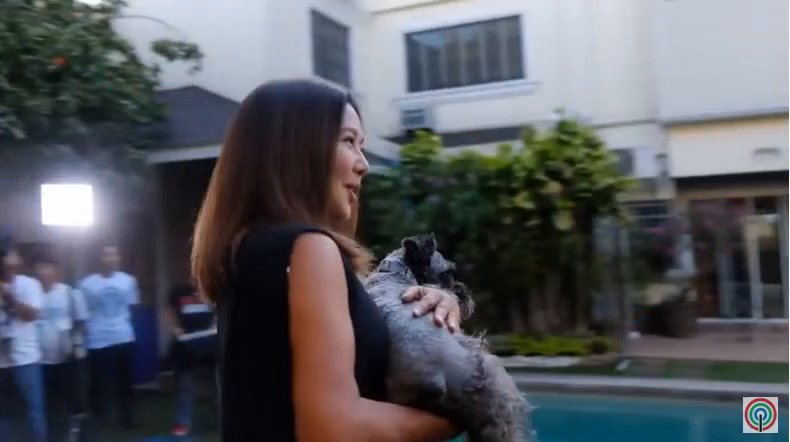
#> input picture frame 8 of TD2/Dossiers/Plan_type/Rotation_1.mp4, 790 x 442 px, given in place of Extrait1-Cosmos_Laundromat1(340p).m4v, which was not available
$ python Sparse-Optical-Flow.py
#> lines starting #> are read from the running program, lines starting #| are printed output that depends on the picture; pictures that were not available may be replaced by others from this repository, and a replacement may not be noted
import numpy as np
import cv2

cap = cv2.VideoCapture("TP2_Videos/Extrait1-Cosmos_Laundromat1(340p).m4v")

# ParamÃ¨tres du dÃ©tecteur de points d'intÃ©rÃªt
feature_params = dict( maxCorners = 10000,
                       qualityLevel = 0.01,
                       minDistance = 5,
                       blockSize = 7 )

# ParamÃ¨tres de l'algo de Lucas et Kanade
lk_params = dict( winSize  = (15,15),
                  maxLevel = 5,
                  criteria = (cv2.TERM_CRITERIA_EPS | cv2.TERM_CRITERIA_COUNT, 10, 0.03))

# Extraction image initiale et dÃ©tection des points d'intÃ©rÃªt
ret, old_frame = cap.read()
#> old_frame is the input picture: shape (442, 790, 3); mean B, G, R 95.5, 89.4, 86.9
old_gray = cv2.cvtColor(old_frame, cv2.COLOR_BGR2GRAY)
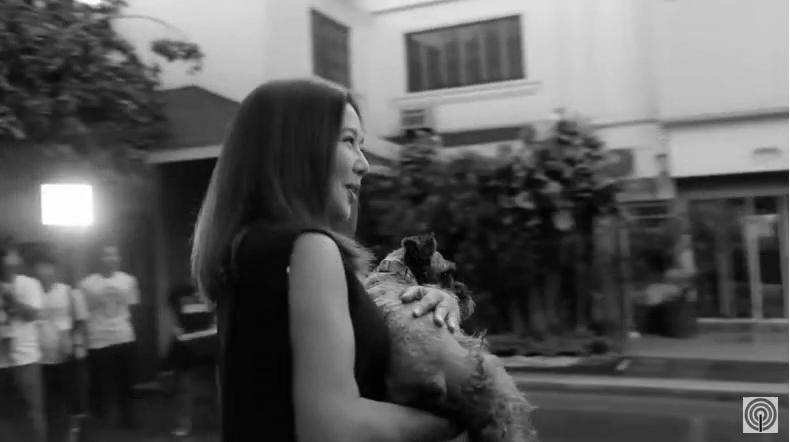
#> old_gray: shape (442, 790); min 1, max 255, mean 89.4
p0 = cv2.goodFeaturesToTrack(old_gray, mask = None, **feature_params)
#> p0 = 573 rows, first 8: [760, 430], [760, 413], [745, 430], [775, 399], [775, 430], [745, 399], [785, 171], [214, 331]
index = 1

while(ret):
    ret,frame = cap.read()
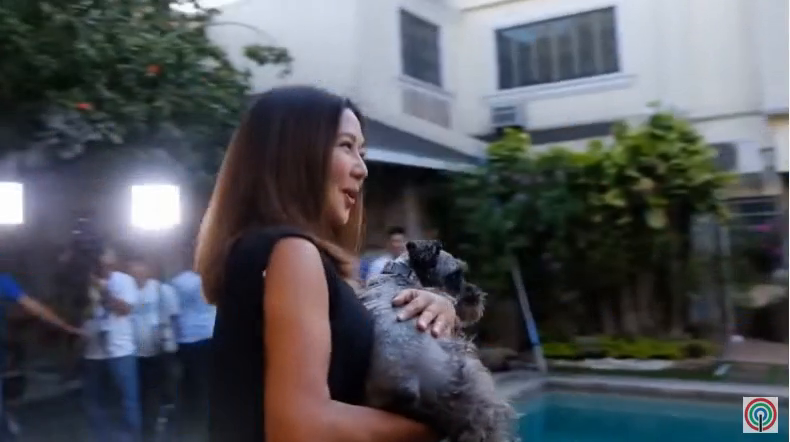
#> input picture frame 9 of TD2/Dossiers/Plan_type/Rotation_1.mp4, 790 x 442 px, given in place of Extrait1-Cosmos_Laundromat1(340p).m4v, which was not available
#> frame is the input picture: shape (442, 790, 3); mean B, G, R 90.4, 84.7, 81.8
    frame_gray = cv2.cvtColor(frame, cv2.COLOR_BGR2GRAY)
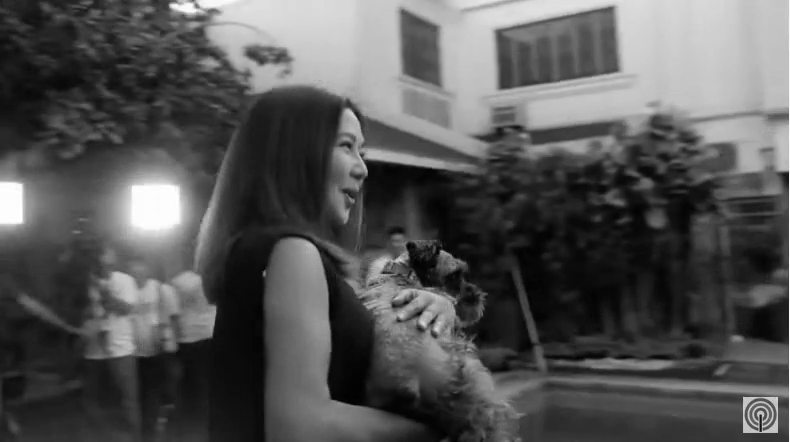
#> frame_gray: shape (442, 790); min 0, max 255, mean 84.5
    index += 1

    # Calcul du flot optique
    p1, st, err = cv2.calcOpticalFlowPyrLK(old_gray, frame_gray, p0, None, **lk_params)
#> p1 = 573 rows, first 8: [760, 429.9], [760, 413], [745, 430], [775.1, 399.1], [775, 429.9], [745, 399], [848.3, 167.1], [189.5, 358.7]; st = 573 values, max 1 at index 0, min 0 at index 6, mean 0.93; err = 573 values, max 80.97 at index 337, min 3.09e-41 at index 65, mean 12.28

    # SÃ©lection des points valides
    good_new = p1[st==1]
#> good_new = 533 pairs, first value 44.47 to 795, second value -2.61 to 447.5
    good_old = p0[st==1]
#> good_old = 533 pairs, first value 1 to 785, second value 1 to 432
    # Image masque pour tracer les vecteurs de flot
    mask = np.zeros_like(old_frame)

    # Affichage des vecteurs de flot
    for i,(new,old) in enumerate(zip(good_new,good_old)):
        a,b = new.ravel()
        c,d = old.ravel()
        mask = cv2.line(mask, (a,b),(c,d),(255,255,0),2)
        frame = cv2.circle(frame,(c,d),3,(255,255,0),-1)
#> this loop made 533 passes
#> (a, b, c, d) on passes 1 to 3: (760, 429.9, 760, 430), (760, 413, 760, 413), (745, 430, 745, 430)
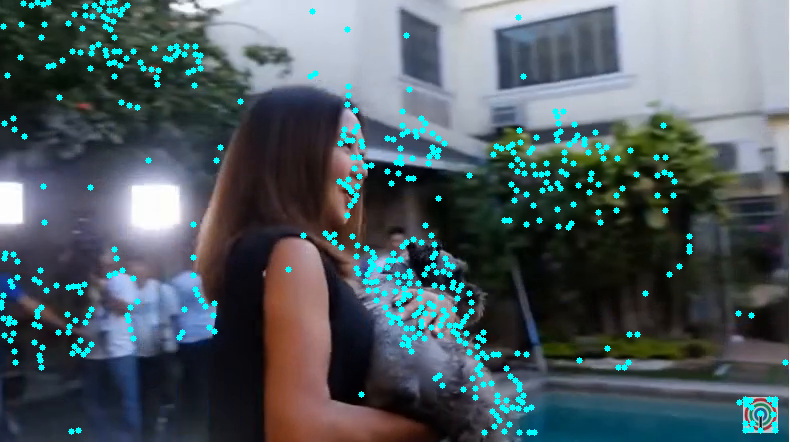
#> frame: shape (442, 790, 3); mean B, G, R 97.8, 92.3, 78.4
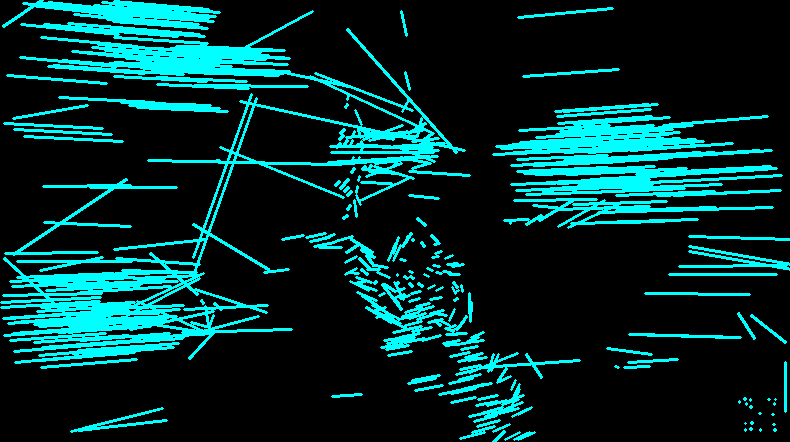
#> mask: shape (442, 790, 3); mean of channels 0, 1, 2 45.8, 45.8, 0; drawn as B, G, R
    img = cv2.add(frame,mask)
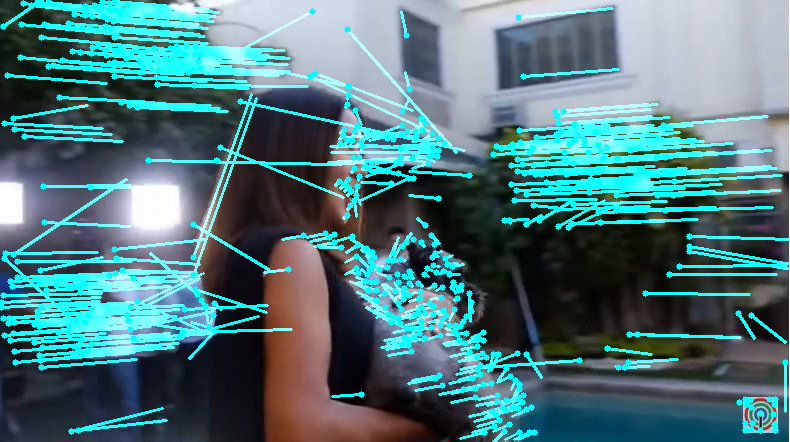
#> img: shape (442, 790, 3); mean B, G, R 124, 119, 78.4

    cv2.imshow('Flot Optique Lucas-Kanade Pyramidal',img)
    k = cv2.waitKey(30) & 0xff
#> (key Esc is pressed here)
    if k == 27:
        break
    elif k == ord('s'):
        cv2.imwrite('OF_PyrLk%04d.png'%index,img)

    # Mis Ã  jour image et dÃ©tection des nouveaux points
    p0 = cv2.goodFeaturesToTrack(frame_gray, mask = None, **feature_params)
    old_gray = frame_gray.copy()

cv2.destroyAllWindows()
cap.release()

$ run again, starting later in the video
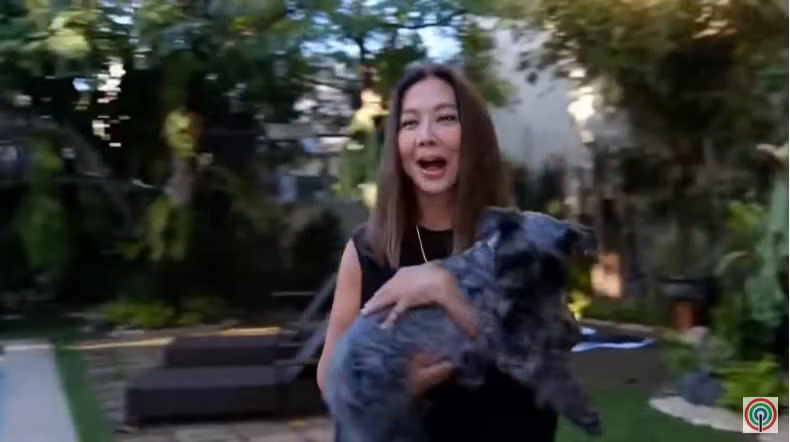
#> input picture frame 38 of TD2/Dossiers/Plan_type/Rotation_1.mp4, 790 x 442 px, given in place of Extrait1-Cosmos_Laundromat1(340p).m4v, which was not available
#> old_frame is the input picture: shape (442, 790, 3); mean B, G, R 55.3, 58.5, 57.1
#> p0 = 807 rows, first 8: [760, 430], [123, 72], [775, 399], [118, 87], [760, 413], [118, 79], [745, 399], [107, 71]
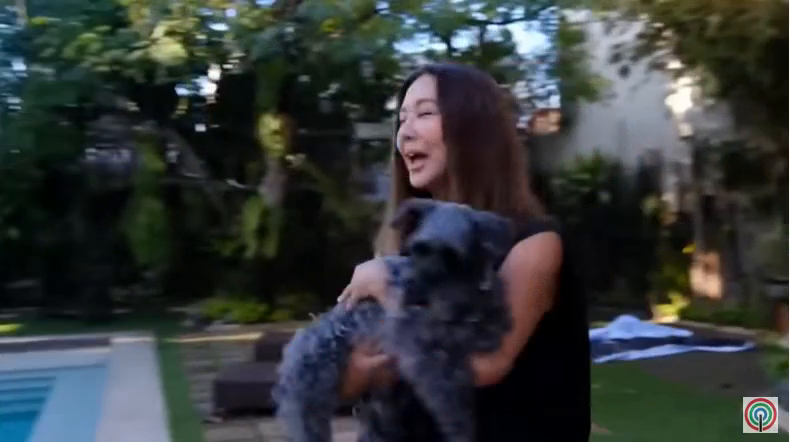
#> input picture frame 39 of TD2/Dossiers/Plan_type/Rotation_1.mp4, 790 x 442 px, given in place of Extrait1-Cosmos_Laundromat1(340p).m4v, which was not available
#> frame is the input picture: shape (442, 790, 3); mean B, G, R 57.2, 57, 52.5
#> p1 = 807 rows, first 8: [816.4, 429], [110.5, 100.3], [855.6, 410.7], [107.3, 66.15], [816.4, 412.4], [108, 74.1], [848.2, 406.9], [146, 119.3]; st = 807 values, max 1 at index 1, min 0 at index 0, mean 0.871
#> good_new = 703 pairs, first value 19.3 to 796.9, second value -6.17 to 434.5
#> good_old = 703 pairs, first value 1 to 739, second value 1 to 423
#> the loop `for i,(new,old) in enumerate(zip(good_new,good_old)):` made 703 passes
#> (a, b, c, d) on passes 1 to 3: (110.5, 100.3, 123, 72), (107.3, 66.15, 118, 87), (108, 74.1, 118, 79)
#> `img = cv2.add(frame,mask)`:
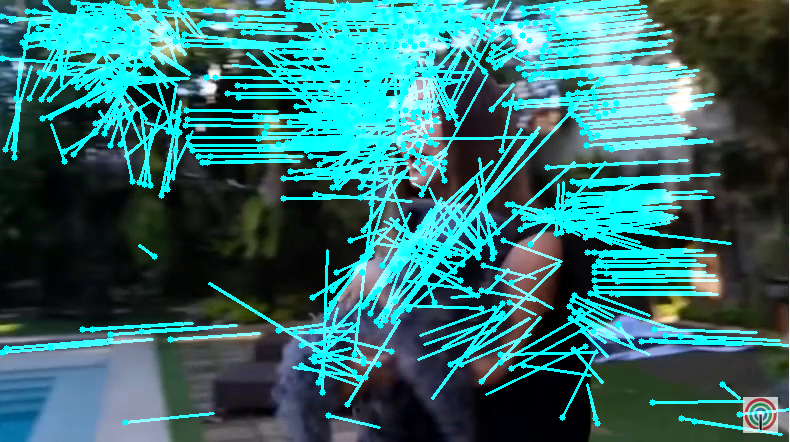
#> img: shape (442, 790, 3); mean B, G, R 113, 112.8, 49.3

$ run again, starting later in the video
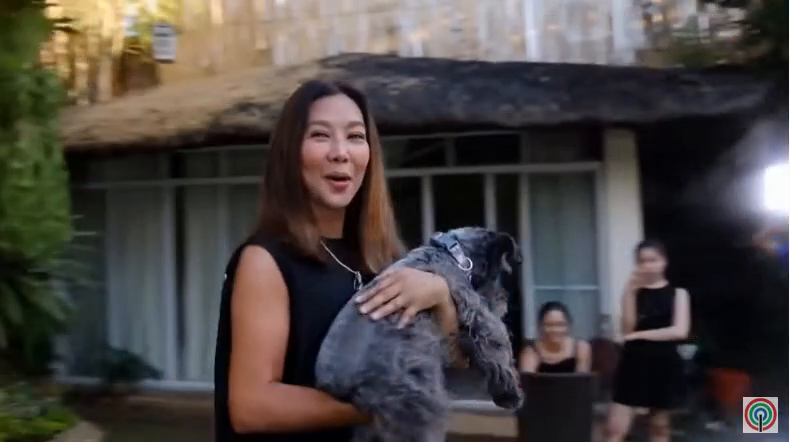
#> input picture frame 68 of TD2/Dossiers/Plan_type/Rotation_1.mp4, 790 x 442 px, given in place of Extrait1-Cosmos_Laundromat1(340p).m4v, which was not available
#> old_frame is the input picture: shape (442, 790, 3); mean B, G, R 65.7, 67.9, 73.7
#> p0 = 561 rows, first 8: [760, 430], [745, 399], [775, 399], [760, 412], [745, 430], [775, 430], [450, 248], [760, 417]
#> p1 = 561 rows, first 8: [760, 430], [745.1, 399.1], [820.8, 402.3], [760, 412], [745.2, 429.9], [774.8, 429.9], [452, 249], [760, 417]; st = 561 values, max 1 at index 0, min 0 at index 2, mean 0.763; err = 561 values, max 83.35 at index 364, min -3.77e+22 at index 2, mean -6.71e+19
#> good_new = 428 pairs, first value 18.22 to 794.9, second value -0.852 to 437.5
#> good_old = 428 pairs, first value 5 to 775, second value 1 to 439
#> the loop `for i,(new,old) in enumerate(zip(good_new,good_old)):` made 428 passes
#> (a, b, c, d) on passes 1 to 3: (760, 430, 760, 430), (745.1, 399.1, 745, 399), (760, 412, 760, 412)
#> after the loop `for i,(new,old) in enumerate(zip(good_new,good_old)):`:
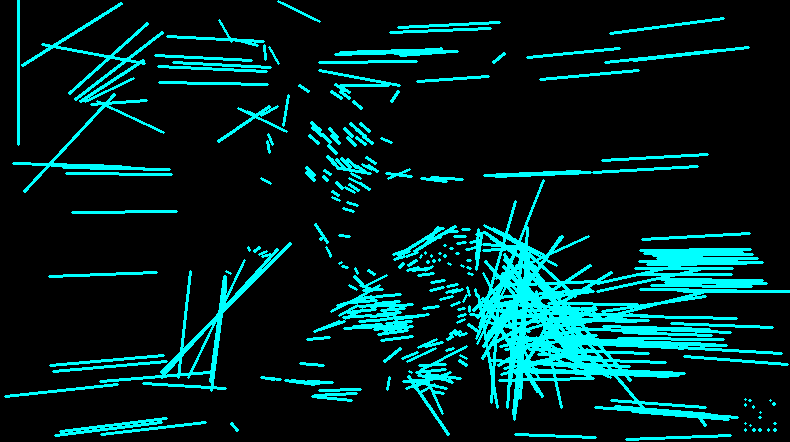
#> mask: shape (442, 790, 3); mean of channels 0, 1, 2 36.1, 36.1, 0; drawn as B, G, R
#> `img = cv2.add(frame,mask)`:
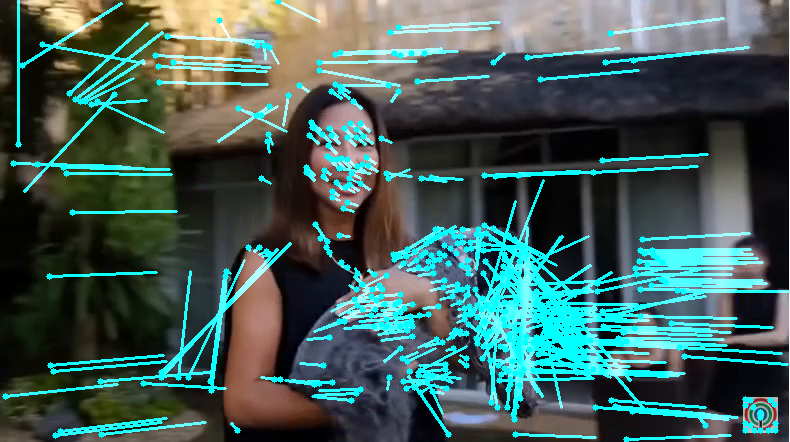
#> img: shape (442, 790, 3); mean B, G, R 89.2, 93.9, 66.4
